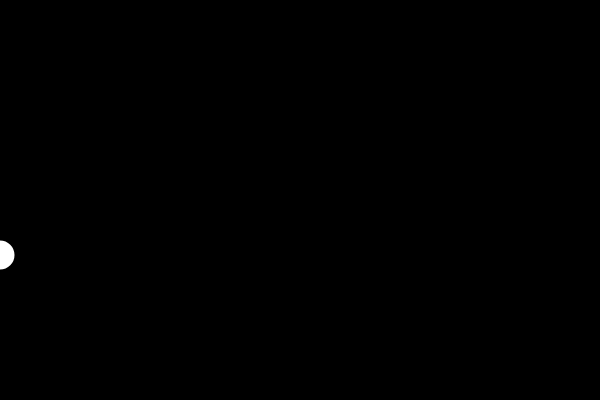
Frame 1 (no input)
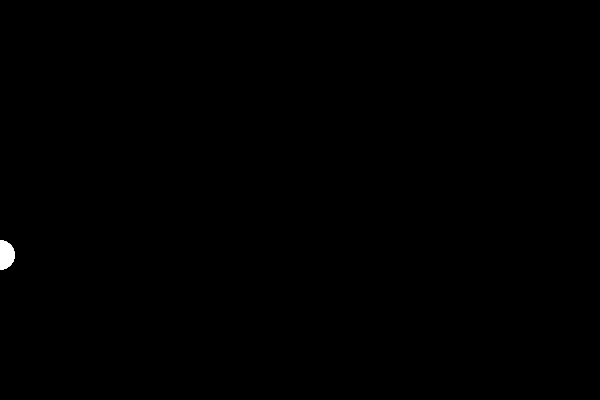
Frame 60 (no input)
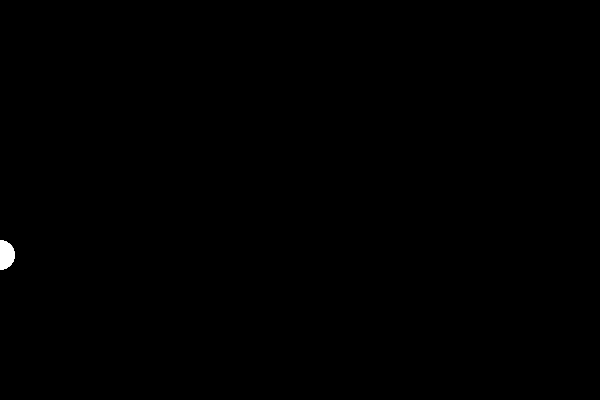
Frame 120 (the mouse pressed at the canvas centre since frame 60)

The p5.js sketch that drew these frames (run headless with seeded random() and noise() and a simulated clock; from frame 60 on, the mouse is pressed at the canvas centre):

// p5.js sketch
// ── sketch.js
function setup(){
    createCanvas(600,400);
    background(0);
}

function draw(){
    strokeWeight(4);
    stroke(255);
    
    ellipse(0,   255, 25, 25);
}
// ── idex.html
<!DOCTYPE html>
<html>
    <head>
       <script src="//cdnjs.cloudflare.com/ajax/libs/p5.js/0.5.7/p5.js"></script>
       <script type="text/javascript" src="sketch.js"></script>
       <link rel="stylesheet" href="style.css" type="text/css" />
    </head>
    <body>
        
    </body>
    <script type="text/javascript" src=""></script>
</html>
